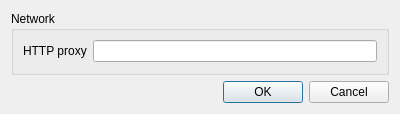
<?xml version="1.0" encoding="UTF-8"?>
<ui version="4.0">
 <class>Dialog</class>
 <widget class="QDialog" name="Dialog">
  <property name="geometry">
   <rect>
    <x>0</x>
    <y>0</y>
    <width>400</width>
    <height>114</height>
   </rect>
  </property>
  <property name="sizePolicy">
   <sizepolicy hsizetype="Preferred" vsizetype="Preferred">
    <horstretch>0</horstretch>
    <verstretch>0</verstretch>
   </sizepolicy>
  </property>
  <property name="windowTitle">
   <string>Preferences</string>
  </property>
  <layout class="QVBoxLayout" name="verticalLayout">
   <item>
    <widget class="QGroupBox" name="groupBox">
     <property name="title">
      <string>Network</string>
     </property>
     <layout class="QFormLayout" name="formLayout">
      <item row="0" column="0">
       <widget class="QLabel" name="label">
        <property name="text">
         <string>HTTP proxy</string>
        </property>
       </widget>
      </item>
      <item row="0" column="1">
       <widget class="QLineEdit" name="lineEdit"/>
      </item>
     </layout>
    </widget>
   </item>
   <item>
    <widget class="QDialogButtonBox" name="buttonBox">
     <property name="orientation">
      <enum>Qt::Horizontal</enum>
     </property>
     <property name="standardButtons">
      <set>QDialogButtonBox::Cancel|QDialogButtonBox::Ok</set>
     </property>
    </widget>
   </item>
  </layout>
 </widget>
 <resources/>
 <connections>
  <connection>
   <sender>buttonBox</sender>
   <signal>accepted()</signal>
   <receiver>Dialog</receiver>
   <slot>accept()</slot>
   <hints>
    <hint type="sourcelabel">
     <x>248</x>
     <y>254</y>
    </hint>
    <hint type="destinationlabel">
     <x>157</x>
     <y>274</y>
    </hint>
   </hints>
  </connection>
  <connection>
   <sender>buttonBox</sender>
   <signal>rejected()</signal>
   <receiver>Dialog</receiver>
   <slot>reject()</slot>
   <hints>
    <hint type="sourcelabel">
     <x>316</x>
     <y>260</y>
    </hint>
    <hint type="destinationlabel">
     <x>286</x>
     <y>274</y>
    </hint>
   </hints>
  </connection>
 </connections>
</ui>
